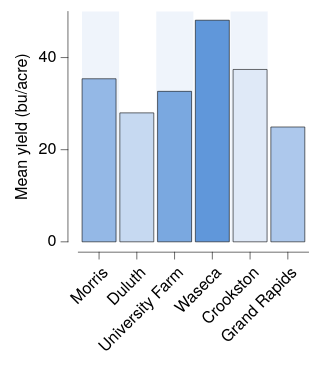

Source (Vega-Lite JSON):
### Vega-Lite specification from a JSON file in a GitHub repository (floating-point values rounded to 4 significant figures)
{"background": null, "config": {"arc": {"fill": "#DBDBDB", "fillOpacity": 1.0, "innerRadius": 25.0, "padAngle": 0.03, "stroke": "black", "strokeOpacity": 1, "strokeWidth": 0.25}, "area": {"fill": "#DBDBDB", "fillOpacity": 1.0, "stroke": "black", "strokeOpacity": 1, "strokeWidth": 0.25}, "axis": {"domain": true, "domainCap": "round", "domainColor": "black", "domainWidth": 0.25, "grid": false, "gridCap": "round", "gridColor": "#F1F1F1", "gridDash": [0, 0], "gridOpacity": 1.0, "gridWidth": 0.25, "labelColor": "black", "labelFont": "Helvetica Neue, HelveticaNeue, Helvetica, Arial, sans-serif", "labelFontSize": 7, "labelFontStyle": "normal", "labelFontWeight": 400, "offset": 4.5, "ticks": true, "tickCap": "round", "tickColor": "black", "tickRound": false, "tickSize": 3, "tickWidth": 0.25, "titleColor": "black", "titleFont": "Helvetica Neue, HelveticaNeue, Helvetica, Arial, sans-serif", "titleFontSize": 7, "titleFontStyle": "normal", "titleFontWeight": 400}, "axisX": {"domain": true, "labelAlign": "right", "labelAngle": 315, "labels": true, "ticks": true, "translate": 0}, "axisY": {"domain": true, "labelAlign": "right", "labelAngle": 0, "labels": true, "ticks": true, "translate": 0}, "axisRight": {"domain": true, "labelAlign": "left", "labelAngle": 0, "labels": true, "ticks": true, "translate": 0}, "axisTop": {"domain": true, "labelAlign": "left", "labelAngle": 45, "labels": true, "ticks": true, "translate": 0}, "axisBand": {"tickOffset": 0}, "bar": {"fill": "#DBDBDB", "fillOpacity": 1.0, "stroke": "black", "strokeOpacity": 1, "strokeWidth": 0.25}, "boxplot": {"size": 9.0, "ticks": {"cornerRadius": 0.25, "fill": "black", "opacity": 1, "size": 4.5, "thickness": 0.25}, "box": {"fillOpacity": 1.0, "stroke": "black", "strokeOpacity": 1, "strokeWidth": 0.25}, "median": {"cornerRadius": 0, "fill": "black", "fillOpacity": 1.0, "opacity": 1, "size": 9.0, "thickness": 0.25}, "rule": {"fill": "black", "fillOpacity": 1.0, "size": 10.0, "stroke": "black", "strokeDash": [0, 0], "strokeOpacity": 1, "strokeWidth": 0.25}, "outliers": {"color": "black", "fill": "black", "fillOpacity": 1.0, "size": 0, "stroke": "black", "strokeOpacity": 1, "strokeWidth": 0.25}}, "circle": {"fill": "black", "fillOpacity": 1.0, "size": 1.25, "stroke": null, "strokeOpacity": 1, "strokeWidth": 0.25}, "errorband": {"band": {"fillOpacity": 0.6, "stroke": null, "strokeWidth": 0.25, "strokeOpacity": 1}, "borders": {"opacity": 0, "strokeOpacity": 0.25, "strokeWidth": 1}}, "errorbar": {"opacity": 1, "rule": {"strokeDash": [0, 0], "strokeWidth": 0.25}, "ticks": {"color": "black", "cornerRadius": 0.125, "opacity": 1, "size": 6.0, "thickness": 0.25}, "thickness": 0.25}, "font": "Helvetica Neue, HelveticaNeue, Helvetica, Arial, sans-serif", "geoshape": {"fill": "#DBDBDB", "fillOpacity": 1.0, "stroke": "black", "strokeOpacity": 1, "strokeWidth": 0.25}, "header": {"labelColor": "black", "labelFont": "Helvetica Neue, HelveticaNeue, Helvetica, Arial, sans-serif", "labelFontSize": 7, "labelFontStyle": "normal", "labelFontWeight": 400, "titleColor": "black", "titleFont": "Helvetica Neue, HelveticaNeue, Helvetica, Arial, sans-serif", "titleFontSize": 7, "titleFontStyle": "normal", "titleFontWeight": 400, "titlePadding": 0}, "legend": {"disable": false, "offset": 4.5, "titlePadding": 4, "labelOffset": 2, "gradientLabelOffset": 2, "gradientLength": 50.0, "gradientThickness": 5.0, "gradientOpacity": 1.0, "gradientStrokeColor": "black", "gradientStrokeWidth": 0.25, "labelColor": "black", "labelFont": "Helvetica Neue, HelveticaNeue, Helvetica, Arial, sans-serif", "labelFontSize": 7, "labelFontStyle": "normal", "labelFontWeight": 400, "strokeColor": "black", "strokeWidth": 0, "symbolSize": 42, "symbolStrokeColor": "black", "symbolStrokeWidth": 0.25, "titleColor": "black", "titleFont": "Helvetica Neue, HelveticaNeue, Helvetica, Arial, sans-serif", "titleFontSize": 7, "titleFontStyle": "normal", "titleFontWeight": 400}, "line": {"color": "black", "stroke": "black", "strokeCap": "butt", "strokeDash": [0, 0], "strokeOpacity": 1, "strokeWidth": 0.5}, "point": {"filled": true, "fill": "#DBDBDB", "fillOpacity": 1.0, "size": 5.0, "stroke": "black", "strokeOpacity": 1, "strokeWidth": 0.25}, "range": {"category": ["#DFE9F7", "#C6D9F1", "#ADC8EC", "#94B8E6", "#7AA8E0", "#6097DA", "#4D87CA", "#4177B1", "#386898", "#2F597F", "#264A69", "#1D3A58"], "diverging": {"scheme": ["#DFE9F7", "#C6D9F1", "#ADC8EC", "#94B8E6", "#7AA8E0", "#6097DA", "#4D87CA", "#4177B1", "#386898", "#2F597F", "#264A69", "#1D3A58"]}, "heatmap": {"scheme": ["#DFE9F7", "#C6D9F1", "#ADC8EC", "#94B8E6", "#7AA8E0", "#6097DA", "#4D87CA", "#4177B1", "#386898", "#2F597F", "#264A69", "#1D3A58"]}, "ordinal": {"scheme": ["#DFE9F7", "#C6D9F1", "#ADC8EC", "#94B8E6", "#7AA8E0", "#6097DA", "#4D87CA", "#4177B1", "#386898", "#2F597F", "#264A69", "#1D3A58"]}, "ramp": {"scheme": ["#DFE9F7", "#C6D9F1", "#ADC8EC", "#94B8E6", "#7AA8E0", "#6097DA", "#4D87CA", "#4177B1", "#386898", "#2F597F", "#264A69", "#1D3A58"]}}, "rule": {"color": "black", "stroke": "black", "strokeCap": "round", "strokeDash": [2, 2], "strokeOpacity": 1, "strokeWidth": 0.25}, "scale": {"bandPaddingInner": 0.1, "bandPaddingOuter": 0.1, "round": false}, "rect": {"fill": "#DBDBDB", "fillOpacity": 1.0, "stroke": "black", "strokeOpacity": 1, "strokeWidth": 0.25}, "square": {"fill": "#DBDBDB", "fillOpacity": 1.0, "size": 10.0, "stroke": "black", "strokeOpacity": 1, "strokeWidth": 0.25}, "text": {"color": "black", "font": "Helvetica Neue, HelveticaNeue, Helvetica, Arial, sans-serif", "fontSize": 7, "fontStyle": "normal", "fontWeight": 400}, "tick": {"color": "black", "cornerRadius": 0.125, "opacity": 1.0, "size": 9.0, "thickness": 0.25}, "title": {"anchor": "middle", "frame": "group", "color": "black", "font": "Helvetica Neue, HelveticaNeue, Helvetica, Arial, sans-serif", "fontSize": 7, "fontStyle": "normal", "fontWeight": 400, "subtitleColor": "black", "subtitleFont": "Helvetica Neue, HelveticaNeue, Helvetica, Arial, sans-serif", "subtitleFontSize": "Helvetica Neue, HelveticaNeue, Helvetica, Arial, sans-serif", "subtitleFontStyle": "normal", "subtitleFontWeight": 400}, "trail": {"color": "black", "opacity": 1, "size": 0.5}, "view": {"continuousWidth": 100, "continuousHeight": 100, "discreteWidth": 100, "discreteHeight": 100, "fill": null, "stroke": null, "strokeWidth": 0.25}}, "layer": [{"data": {"name": "data-f649f9d1c293ec8042ca0358e3477a5a"}, "mark": {"type": "rect", "color": "#DFE9F7", "cornerRadius": 0, "opacity": 0.5, "stroke": null, "strokeOpacity": 0, "strokeWidth": 0}, "encoding": {"x": {"value": 1.613}, "x2": {"value": 17.74}}}, {"data": {"name": "data-f649f9d1c293ec8042ca0358e3477a5a"}, "mark": {"type": "rect", "color": "white", "cornerRadius": 0, "opacity": 0.5, "stroke": null, "strokeOpacity": 0, "strokeWidth": 0}, "encoding": {"x": {"value": 17.74}, "x2": {"value": 33.87}}}, {"data": {"name": "data-f649f9d1c293ec8042ca0358e3477a5a"}, "mark": {"type": "rect", "color": "#DFE9F7", "cornerRadius": 0, "opacity": 0.5, "stroke": null, "strokeOpacity": 0, "strokeWidth": 0}, "encoding": {"x": {"value": 33.87}, "x2": {"value": 50.0}}}, {"data": {"name": "data-f649f9d1c293ec8042ca0358e3477a5a"}, "mark": {"type": "rect", "color": "white", "cornerRadius": 0, "opacity": 0.5, "stroke": null, "strokeOpacity": 0, "strokeWidth": 0}, "encoding": {"x": {"value": 50.0}, "x2": {"value": 66.13}}}, {"data": {"name": "data-f649f9d1c293ec8042ca0358e3477a5a"}, "mark": {"type": "rect", "color": "#DFE9F7", "cornerRadius": 0, "opacity": 0.5, "stroke": null, "strokeOpacity": 0, "strokeWidth": 0}, "encoding": {"x": {"value": 66.13}, "x2": {"value": 82.26}}}, {"data": {"name": "data-f649f9d1c293ec8042ca0358e3477a5a"}, "mark": {"type": "rect", "color": "white", "cornerRadius": 0, "opacity": 0.5, "stroke": null, "strokeOpacity": 0, "strokeWidth": 0}, "encoding": {"x": {"value": 82.26}, "x2": {"value": 98.39}}}, {"data": {"name": "data-9cc0564cb5591205eeeca8d2429dd11b"}, "mark": {"type": "bar"}, "encoding": {"color": {"field": "site", "legend": null, "type": "nominal"}, "x": {"field": "site", "sort": ["Morris", "Duluth", "University Farm", "Waseca", "Crookston", "Grand Rapids"], "title": null, "type": "nominal"}, "y": {"aggregate": "mean", "field": "yield", "title": "Mean yield (bu/acre)", "type": "quantitative"}}}], "$schema": "https://vega.github.io/schema/vega-lite/v6.4.1.json", "datasets": {"data-f649f9d1c293ec8042ca0358e3477a5a": [{"__dummy": 0, "__dysonsphere__": 1}], "data-9cc0564cb5591205eeeca8d2429dd11b": [{"yield": 27.0, "variety": "Manchuria", "year": 1931, "site": "University Farm"}, {"yield": 48.87, "variety": "Manchuria", "year": 1931, "site": "Waseca"}, {"yield": 27.43, "variety": "Manchuria", "year": 1931, "site": "Morris"}, {"yield": 39.93, "variety": "Manchuria", "year": 1931, "site": "Crookston"}, {"yield": 32.97, "variety": "Manchuria", "year": 1931, "site": "Grand Rapids"}, {"yield": 28.97, "variety": "Manchuria", "year": 1931, "site": "Duluth"}, {"yield": 43.07, "variety": "Glabron", "year": 1931, "site": "University Farm"}, {"yield": 55.2, "variety": "Glabron", "year": 1931, "site": "Waseca"}, {"yield": 28.77, "variety": "Glabron", "year": 1931, "site": "Morris"}, {"yield": 38.13, "variety": "Glabron", "year": 1931, "site": "Crookston"}, {"yield": 29.13, "variety": "Glabron", "year": 1931, "site": "Grand Rapids"}, {"yield": 29.67, "variety": "Glabron", "year": 1931, "site": "Duluth"}, {"yield": 35.13, "variety": "Svansota", "year": 1931, "site": "University Farm"}, {"yield": 47.33, "variety": "Svansota", "year": 1931, "site": "Waseca"}, {"yield": 25.77, "variety": "Svansota", "year": 1931, "site": "Morris"}, {"yield": 40.47, "variety": "Svansota", "year": 1931, "site": "Crookston"}, {"yield": 29.67, "variety": "Svansota", "year": 1931, "site": "Grand Rapids"}, {"yield": 25.7, "variety": "Svansota", "year": 1931, "site": "Duluth"}, {"yield": 39.9, "variety": "Velvet", "year": 1931, "site": "University Farm"}, {"yield": 50.23, "variety": "Velvet", "year": 1931, "site": "Waseca"}, {"yield": 26.13, "variety": "Velvet", "year": 1931, "site": "Morris"}, {"yield": 41.33, "variety": "Velvet", "year": 1931, "site": "Crookston"}, {"yield": 23.03, "variety": "Velvet", "year": 1931, "site": "Grand Rapids"}, {"yield": 26.3, "variety": "Velvet", "year": 1931, "site": "Duluth"}, {"yield": 36.57, "variety": "Trebi", "year": 1931, "site": "University Farm"}, {"yield": 63.83, "variety": "Trebi", "year": 1931, "site": "Waseca"}, {"yield": 43.77, "variety": "Trebi", "year": 1931, "site": "Morris"}, {"yield": 46.93, "variety": "Trebi", "year": 1931, "site": "Crookston"}, {"yield": 29.77, "variety": "Trebi", "year": 1931, "site": "Grand Rapids"}, {"yield": 33.93, "variety": "Trebi", "year": 1931, "site": "Duluth"}, {"yield": 43.27, "variety": "No. 457", "year": 1931, "site": "University Farm"}, {"yield": 58.1, "variety": "No. 457", "year": 1931, "site": "Waseca"}, {"yield": 28.7, "variety": "No. 457", "year": 1931, "site": "Morris"}, {"yield": 45.67, "variety": "No. 457", "year": 1931, "site": "Crookston"}, {"yield": 32.17, "variety": "No. 457", "year": 1931, "site": "Grand Rapids"}, {"yield": 33.6, "variety": "No. 457", "year": 1931, "site": "Duluth"}, {"yield": 36.6, "variety": "No. 462", "year": 1931, "site": "University Farm"}, {"yield": 65.77, "variety": "No. 462", "year": 1931, "site": "Waseca"}, {"yield": 30.37, "variety": "No. 462", "year": 1931, "site": "Morris"}, {"yield": 48.57, "variety": "No. 462", "year": 1931, "site": "Crookston"}, {"yield": 24.93, "variety": "No. 462", "year": 1931, "site": "Grand Rapids"}, {"yield": 28.1, "variety": "No. 462", "year": 1931, "site": "Duluth"}, {"yield": 32.77, "variety": "Peatland", "year": 1931, "site": "University Farm"}, {"yield": 48.57, "variety": "Peatland", "year": 1931, "site": "Waseca"}, {"yield": 29.87, "variety": "Peatland", "year": 1931, "site": "Morris"}, {"yield": 41.6, "variety": "Peatland", "year": 1931, "site": "Crookston"}, {"yield": 34.7, "variety": "Peatland", "year": 1931, "site": "Grand Rapids"}, {"yield": 32.0, "variety": "Peatland", "year": 1931, "site": "Duluth"}, {"yield": 24.67, "variety": "No. 475", "year": 1931, "site": "University Farm"}, {"yield": 46.77, "variety": "No. 475", "year": 1931, "site": "Waseca"}, {"yield": 22.6, "variety": "No. 475", "year": 1931, "site": "Morris"}, {"yield": 44.1, "variety": "No. 475", "year": 1931, "site": "Crookston"}, {"yield": 19.7, "variety": "No. 475", "year": 1931, "site": "Grand Rapids"}, {"yield": 33.07, "variety": "No. 475", "year": 1931, "site": "Duluth"}, {"yield": 39.3, "variety": "Wisconsin No. 38", "year": 1931, "site": "University Farm"}, {"yield": 58.8, "variety": "Wisconsin No. 38", "year": 1931, "site": "Waseca"}, {"yield": 29.47, "variety": "Wisconsin No. 38", "year": 1931, "site": "Morris"}, {"yield": 49.87, "variety": "Wisconsin No. 38", "year": 1931, "site": "Crookston"}, {"yield": 34.47, "variety": "Wisconsin No. 38", "year": 1931, "site": "Grand Rapids"}, {"yield": 31.6, "variety": "Wisconsin No. 38", "year": 1931, "site": "Duluth"}, {"yield": 26.9, "variety": "Manchuria", "year": 1932, "site": "University Farm"}, {"yield": 33.47, "variety": "Manchuria", "year": 1932, "site": "Waseca"}, {"yield": 34.37, "variety": "Manchuria", "year": 1932, "site": "Morris"}, {"yield": 32.97, "variety": "Manchuria", "year": 1932, "site": "Crookston"}, {"yield": 22.13, "variety": "Manchuria", "year": 1932, "site": "Grand Rapids"}, {"yield": 22.57, "variety": "Manchuria", "year": 1932, "site": "Duluth"}, {"yield": 36.8, "variety": "Glabron", "year": 1932, "site": "University Farm"}, {"yield": 37.73, "variety": "Glabron", "year": 1932, "site": "Waseca"}, {"yield": 35.13, "variety": "Glabron", "year": 1932, "site": "Morris"}, {"yield": 26.17, "variety": "Glabron", "year": 1932, "site": "Crookston"}, {"yield": 14.43, "variety": "Glabron", "year": 1932, "site": "Grand Rapids"}, {"yield": 25.87, "variety": "Glabron", "year": 1932, "site": "Duluth"}, {"yield": 27.43, "variety": "Svansota", "year": 1932, "site": "University Farm"}, {"yield": 38.5, "variety": "Svansota", "year": 1932, "site": "Waseca"}, {"yield": 35.03, "variety": "Svansota", "year": 1932, "site": "Morris"}, {"yield": 20.63, "variety": "Svansota", "year": 1932, "site": "Crookston"}, {"yield": 16.63, "variety": "Svansota", "year": 1932, "site": "Grand Rapids"}, {"yield": 22.23, "variety": "Svansota", "year": 1932, "site": "Duluth"}, {"yield": 26.8, "variety": "Velvet", "year": 1932, "site": "University Farm"}, {"yield": 37.4, "variety": "Velvet", "year": 1932, "site": "Waseca"}, {"yield": 38.83, "variety": "Velvet", "year": 1932, "site": "Morris"}, {"yield": 32.07, "variety": "Velvet", "year": 1932, "site": "Crookston"}, {"yield": 32.23, "variety": "Velvet", "year": 1932, "site": "Grand Rapids"}, {"yield": 22.47, "variety": "Velvet", "year": 1932, "site": "Duluth"}, {"yield": 29.07, "variety": "Trebi", "year": 1932, "site": "University Farm"}, {"yield": 49.23, "variety": "Trebi", "year": 1932, "site": "Waseca"}, {"yield": 46.63, "variety": "Trebi", "year": 1932, "site": "Morris"}, {"yield": 41.83, "variety": "Trebi", "year": 1932, "site": "Crookston"}, {"yield": 20.63, "variety": "Trebi", "year": 1932, "site": "Grand Rapids"}, {"yield": 30.6, "variety": "Trebi", "year": 1932, "site": "Duluth"}, {"yield": 26.43, "variety": "No. 457", "year": 1932, "site": "University Farm"}, {"yield": 42.2, "variety": "No. 457", "year": 1932, "site": "Waseca"}, {"yield": 43.53, "variety": "No. 457", "year": 1932, "site": "Morris"}, {"yield": 34.33, "variety": "No. 457", "year": 1932, "site": "Crookston"}, {"yield": 19.47, "variety": "No. 457", "year": 1932, "site": "Grand Rapids"}, {"yield": 22.7, "variety": "No. 457", "year": 1932, "site": "Duluth"}, {"yield": 25.57, "variety": "No. 462", "year": 1932, "site": "University Farm"}, {"yield": 44.7, "variety": "No. 462", "year": 1932, "site": "Waseca"}, {"yield": 47.0, "variety": "No. 462", "year": 1932, "site": "Morris"}, {"yield": 30.53, "variety": "No. 462", "year": 1932, "site": "Crookston"}, {"yield": 19.9, "variety": "No. 462", "year": 1932, "site": "Grand Rapids"}, {"yield": 22.5, "variety": "No. 462", "year": 1932, "site": "Duluth"}, {"yield": 28.07, "variety": "Peatland", "year": 1932, "site": "University Farm"}, {"yield": 36.03, "variety": "Peatland", "year": 1932, "site": "Waseca"}, {"yield": 43.2, "variety": "Peatland", "year": 1932, "site": "Morris"}, {"yield": 25.23, "variety": "Peatland", "year": 1932, "site": "Crookston"}, {"yield": 26.77, "variety": "Peatland", "year": 1932, "site": "Grand Rapids"}, {"yield": 31.37, "variety": "Peatland", "year": 1932, "site": "Duluth"}, {"yield": 30.0, "variety": "No. 475", "year": 1932, "site": "University Farm"}, {"yield": 41.27, "variety": "No. 475", "year": 1932, "site": "Waseca"}, {"yield": 44.23, "variety": "No. 475", "year": 1932, "site": "Morris"}, {"yield": 32.13, "variety": "No. 475", "year": 1932, "site": "Crookston"}, {"yield": 15.23, "variety": "No. 475", "year": 1932, "site": "Grand Rapids"}, {"yield": 27.37, "variety": "No. 475", "year": 1932, "site": "Duluth"}, {"yield": 38.0, "variety": "Wisconsin No. 38", "year": 1932, "site": "University Farm"}, {"yield": 58.17, "variety": "Wisconsin No. 38", "year": 1932, "site": "Waseca"}, {"yield": 47.17, "variety": "Wisconsin No. 38", "year": 1932, "site": "Morris"}, {"yield": 35.9, "variety": "Wisconsin No. 38", "year": 1932, "site": "Crookston"}, {"yield": 20.67, "variety": "Wisconsin No. 38", "year": 1932, "site": "Grand Rapids"}, {"yield": 29.33, "variety": "Wisconsin No. 38", "year": 1932, "site": "Duluth"}]}}
